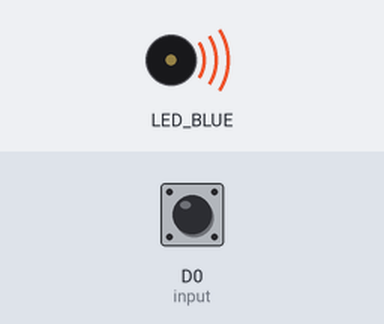
This program was run on a simulated CircuitPython board. Parts: buzzer (waves = sounding). The test bench sets the inputs (shaded band); at power-on: D0 (input) LOW.

Above: at 0.95 s.
1.3 s: D0 (input) pulled HIGH for 3.2 s
At 1.35 s:
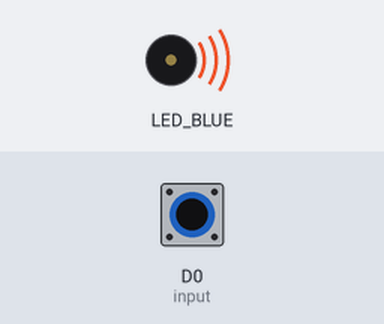
At 2.8 s:
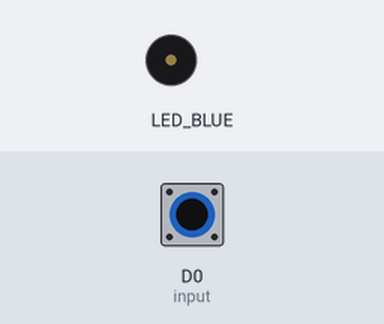
Timing chart, 0 to 13.1 s (numbered marks = the images above; inputs shaded):
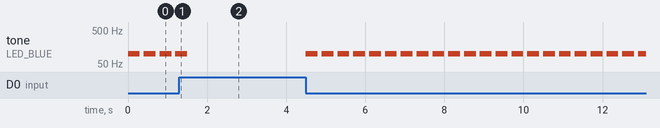

The program:

code.py
```python
import board
import simpleio
from digitalio import DigitalInOut, Direction, Pull
import time

input = DigitalInOut(board.D0)
input.direction = Direction.INPUT
input.pull = Pull.DOWN

while True:
    if input.value == False:
        simpleio.tone(board.LED_BLUE, 100, duration=0.3)
    time.sleep(0.1)
```

Measured:
- by itself, tone on LED_BLUE: repeats every 0.40 s: 100 Hz 0.30 s, silent 0.10 s
